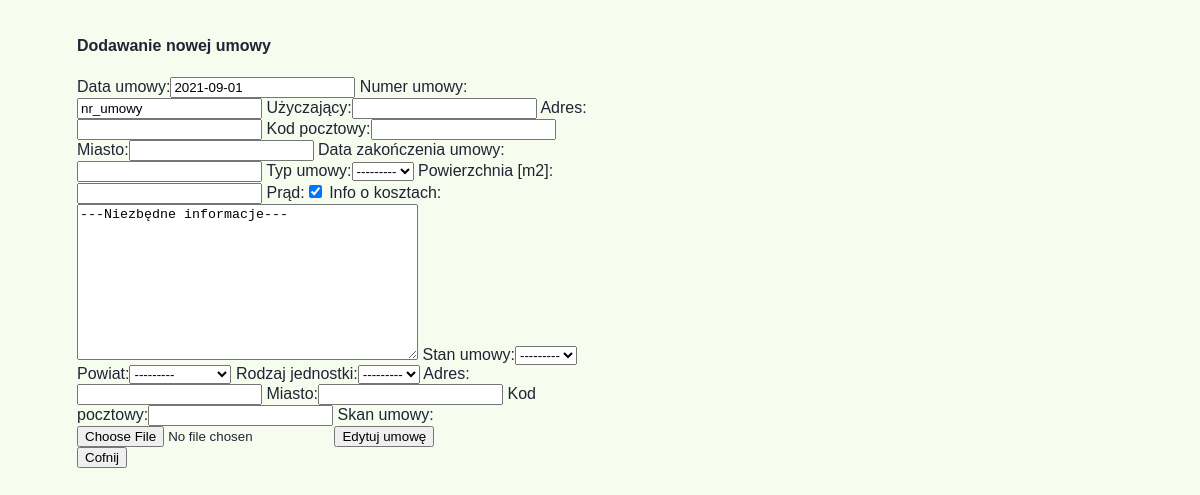
Before: /umowy/edytuj/2/ (signed in) with the older database file.
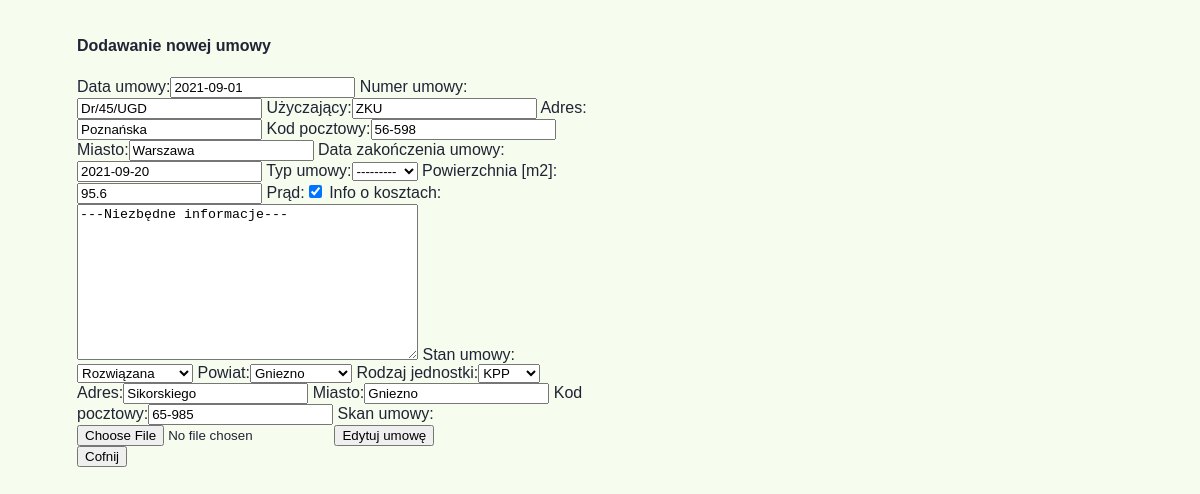
After: the same page with the newer database file.
### umowyapp/models.py (models this page shows, shortened)
class Umowy(models.Model):
    data_umowy = models.DateField(null=False)
    nr_umowy = models.CharField(max_length=15, null=True, default="BRAK")
    nazwa_uzyczajacego = models.CharField(max_length=30, null=True)
    adres_uzyczajacego = models.CharField(max_length=30, null=True)
    kod_pocztowy_uzyczajacego = models.CharField(max_length=6, null=True)
    miasto_uzyczajacego = models.CharField(max_length=20, null=True)
    okres_obowiazywania = models.DateField(blank=True, default="")
    typ_umowy = models.ForeignKey(Rodzaj_umowy, on_delete=models.CASCADE, null=True)
    pow_uzyczona = models.FloatField(max_length=4, null=True, blank=True)
    rodzaj_kosztow_prad = models.BooleanField()
    informacje = models.TextField(default="---Niezbędne informacje---")
    powiaty_jedn = models.ForeignKey(Powiaty_Wlkp, on_delete=models.CASCADE)
    rodzaj_jedn = models.ForeignKey(Rodzaje_jednostek, on_delete=models.CASCADE, null=True)
    adres_jedn = models.CharField(max_length=30, null=True)
    miasto_jedn = models.CharField(max_length=20, null=True)
    kod_pocztowy_jedn = models.CharField(max_length=6, null=True)
    skan_umowy = models.FileField(upload_to='umowy_pdf', null=True, blank=True)
    stan_umowy = models.ForeignKey(Stan_umow, on_delete=models.CASCADE, null=True)
    deleted = models.BooleanField(null=False, default=0)

### umowyapp/views.py (the view)
# urls.py: path('edytuj/<int:id>/', edytuj_umowe, name="edytuj_umowe"),
@login_required
def edytuj_umowe(request, id):
    umowa_edit = get_object_or_404(Umowy, pk=id)
    umowa_form = UmowyForm(request.POST or None, request.FILES or None, instance=umowa_edit)
    if umowa_form.is_valid():
        umowa_form.save()
        return redirect(wszystkie_umowy)
    return render(request, 'umowa_form.html', {'umowa_form': umowa_form, 'nowy': False})

### umowyapp/models.py (called while the page is built)
    def __str__(self):
        return self.powiat_jedn()

    def powiat_jedn(self):
        return "{}".format(self.powiat)

    def __str__(self):
        return self.rodzaj_jedn()

    def rodzaj_jedn(self):
        return "{}".format(self.rodzaj)

    def __str__(self):
        return self.stan_umowy()

    def stan_umowy(self):
        return "{}".format(self.stan)

    def __str__(self):
        return self.rodzaj_um()

    def rodzaj_um(self):
        return "{}".format(self.rodz_um)

### templates/umowa_form.html (shortened to what this page needs)
{%extends 'start.html'%}
{%load bootstrap%}
{%block strona%}
<div class="card", style="width: 32rem">
    <div class="card-body">
    <h4> Dodawanie nowej umowy</h4>
        <form method="post" enctype="multipart/form-data">
                {{umowa_form|bootstrap}}
            {% if nowy %}
            <button type="submit">Dodaj umowę</button>
            {% else %}
            <button type="submit">Edytuj umowę</button>
            {% endif %}
        </form>
    </div>
    <a href="{% url 'wszystkie_umowy'%}"><button>Cofnij</button></a>
</div>
 {%endblock%}

### templates/start.html (shortened to what this page needs)
{%load static%}
<!doctype html>
<html lang="pl">
<head>
    <link rel="stylesheet" href= "{%block css%}{% static 'style.css' %}{%endblock%}">
</head>
<body>
            {%block strona%} {%endblock%}
</body>
</html>

### umowyapp/static/style.css (style rules this page uses)
body { color: rgb(33, 36, 53); background-color: hsl(85,67%,96%); padding: 1rem 2rem; font-family: arial; margin: auto 45px; }

Changed rows visible on the page:
changed Umowy "---Niezbędne informacje---": nr_umowy "nr_umowy" → "Dr/45/UGD"; nazwa_uzyczajacego (not shown) → "ZKU"; adres_uzyczajacego (not shown) → "Poznańska"; kod_pocztowy_uzyczajacego (not shown) → "56-598"; miasto_uzyczajacego (not shown) → "Warszawa"; okres_obowiazywania (not shown) → "2021-09-20"; pow_uzyczona (not shown) → "95.6"; stan_umowy "---------" → "Rozwiązana"; powiaty_jedn "---------" → "Gniezno"; rodzaj_jedn "---------" → "KPP"; adres_jedn (not shown) → "Sikorskiego"; miasto_jedn (not shown) → "Gniezno"; kod_pocztowy_jedn (not shown) → "65-985"
